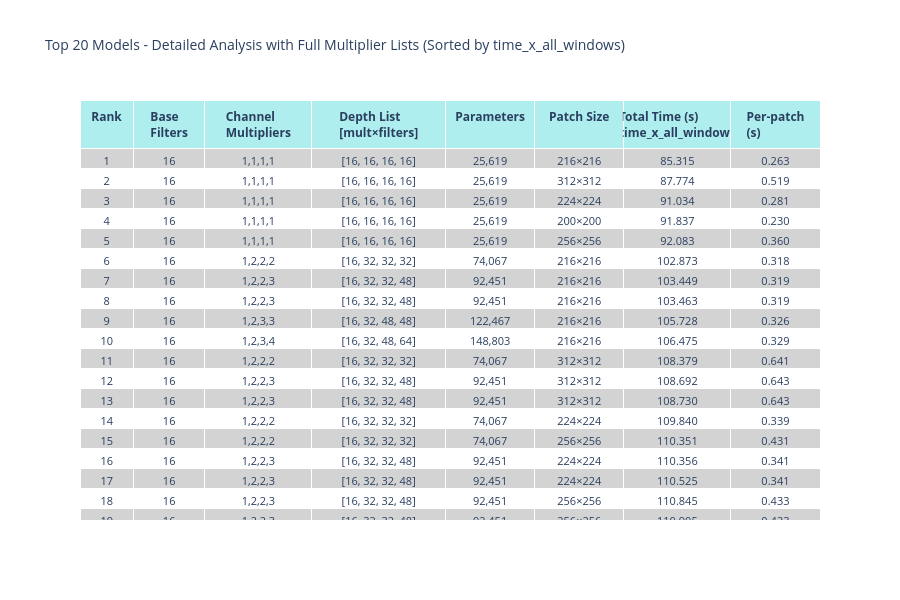

Notebook source saved alongside this figure:
### Code cell
# Create a comprehensive interactive table showing the full multiplier details
import plotly.graph_objects as go
from plotly.subplots import make_subplots

# Create a detailed table of the top 20 models with full multiplier information
df_top20 = df_best.head(20).copy()

# Create an interactive table
fig_table = go.Figure(data=[go.Table(
    columnwidth=[60, 80, 120, 150, 100, 100, 120, 100],
    header=dict(
        values=['<b>Rank</b>', '<b>Base Filters</b>', '<b>Channel Multipliers</b>', 
                '<b>Depth List<br>[mult×filters]</b>', '<b>Parameters</b>', 
                '<b>Patch Size</b>', '<b>Total Time (s)<br>time_x_all_windows</b>', '<b>Per-patch (s)</b>'],
        font=dict(size=12),
        align="center",
        fill_color="paleturquoise"
    ),
    cells=dict(
        values=[
            list(range(1, 21)),  # Rank
            df_top20['base_filters'],  # Base filters
            df_top20['channel_multipliers'],  # Channel multipliers
            df_top20['depth_axis'],  # Full depth list
            [f"{p:,}" for p in df_top20['total_parameters']],  # Parameters (formatted)
            [f"{ps}×{ps}" for ps in df_top20['patch_size']],  # Patch size
            [f"{t:.3f}" for t in df_top20['time_x_all_windows']],  # Total time (time_x_all_windows)
            [f"{t:.3f}" for t in df_top20['inference_actual_time']]  # Per-patch time
        ],
        font=dict(size=11),
        align="center",
        fill_color=[
            ['lightgray' if i % 2 == 0 else 'white' for i in range(20)] for _ in range(8)
        ]
    )
)])

fig_table.update_layout(
    title="Top 20 Models - Detailed Analysis with Full Multiplier Lists (Sorted by time_x_all_windows)",
    height=600,
    font=dict(size=10)
)

fig_table.show()

# Create a summary analysis of the most effective patterns
print("\n" + "="*90)
print("MOST EFFECTIVE DEPTH PATTERNS ANALYSIS (Based on time_x_all_windows)")
print("="*90)

# Find the most common and fastest patterns
pattern_performance = df_best.groupby(['base_filters', 'channel_multipliers']).agg({
    'time_x_all_windows': ['count', 'mean', 'min', 'std'],
    'total_parameters': ['mean'],
    'depth_axis': 'first',
    'depth_axis_numeric': 'first'
}).round(3)

# Sort by mean performance (time_x_all_windows)
pattern_performance = pattern_performance.sort_values(('time_x_all_windows', 'mean'))

print("\nTop 10 Most Effective Base Filter + Channel Multiplier Combinations:")
print("-" * 90)
for i, ((bf, cm), data) in enumerate(pattern_performance.head(10).iterrows()):
    count = data[('time_x_all_windows', 'count')]
    mean_time = data[('time_x_all_windows', 'mean')]
    min_time = data[('time_x_all_windows', 'min')]
    std_time = data[('time_x_all_windows', 'std')]
    mean_params = data[('total_parameters', 'mean')]
    depth_list = data[('depth_axis', 'first')]
    depth_numeric = data[('depth_axis_numeric', 'first')]
    
    print(f"\n{i+1:2d}. Base Filters: {bf:2d}, Channel Multipliers: {cm}")
    print(f"    Depth List: {depth_list}")
    print(f"    Depth Sum: {depth_numeric}")
    print(f"    Models in top 100: {count}")
    print(f"    Average total time: {mean_time:.3f}s ± {std_time:.3f}s")
    print(f"    Best total time: {min_time:.3f}s")
    print(f"    Average parameters: {mean_params:,.0f}")

# Show correlation between depth sum and performance
depth_correlation = df_best[['depth_axis_numeric', 'time_x_all_windows']].corr().iloc[0,1]
print(f"\nCorrelation between Depth Sum and Total Time: {depth_correlation:.4f}")
print("(Negative correlation means lower depth sum → faster total time)")

# Show the distribution of total times
print(f"\nTotal Time (time_x_all_windows) Distribution in Top 100:")
print(f"  Minimum: {df_best['time_x_all_windows'].min():.3f}s")
print(f"  25th percentile: {df_best['time_x_all_windows'].quantile(0.25):.3f}s")
print(f"  Median: {df_best['time_x_all_windows'].median():.3f}s")
print(f"  75th percentile: {df_best['time_x_all_windows'].quantile(0.75):.3f}s")
print(f"  Maximum: {df_best['time_x_all_windows'].max():.3f}s")

# Show depth sum distribution
print(f"\nDepth Sum Distribution in Top 100:")
print(f"  Minimum: {df_best['depth_axis_numeric'].min()}")
print(f"  25th percentile: {df_best['depth_axis_numeric'].quantile(0.25)}")
print(f"  Median: {df_best['depth_axis_numeric'].median()}")
print(f"  75th percentile: {df_best['depth_axis_numeric'].quantile(0.75)}")
print(f"  Maximum: {df_best['depth_axis_numeric'].max()}")
print(f"  Most common: {df_best['depth_axis_numeric'].mode().iloc[0]}")

### Figure 1 — Plotly figure (JSON) as saved in the notebook; plotly's stock layout.template omitted (floating-point values rounded to 4 significant figures; data arrays with more than 128 entries replaced by an {"elided": "..."} marker saying what was removed)
{"data": [{"cells": {"align": "center", "fill": {"color": {"elided": "8x20 str values"}}, "font": {"size": 11}, "values": {"elided": "8x20 mixed values"}}, "columnwidth": [60, 80, 120, 150, 100, 100, 120, 100], "header": {"align": "center", "fill": {"color": "paleturquoise"}, "font": {"size": 12}, "values": ["<b>Rank</b>", "<b>Base Filters</b>", "<b>Channel Multipliers</b>", "<b>Depth List<br>[mult×filters]</b>", "<b>Parameters</b>", "<b>Patch Size</b>", "<b>Total Time (s)<br>time_x_all_windows</b>", "<b>Per-patch (s)</b>"]}, "type": "table"}], "layout": {"font": {"size": 10}, "height": 600, "title": {"text": "Top 20 Models - Detailed Analysis with Full Multiplier Lists (Sorted by time_x_all_windows)"}}}
